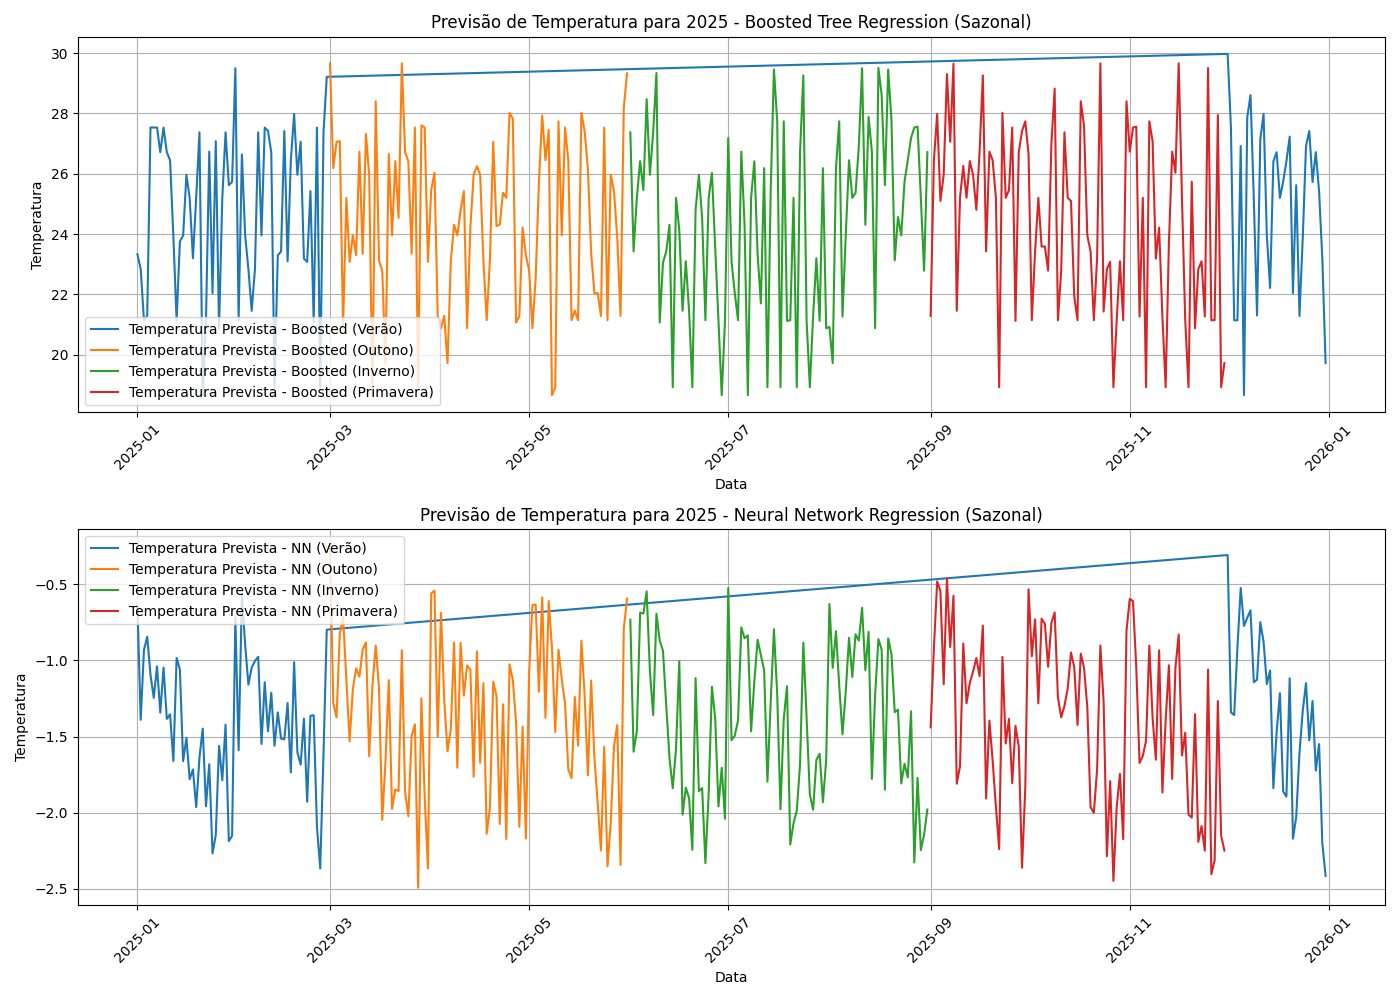

The script that drew this image:
import pandas as pd
import numpy as np
import matplotlib.pyplot as plt
from sklearn.model_selection import train_test_split
from sklearn.ensemble import GradientBoostingRegressor
from sklearn.neural_network import MLPRegressor
from sklearn.metrics import mean_squared_error

# Carregar os dados do arquivo Excel com dados de 2020 a 2024
df = pd.read_excel('dados.xlsx')

# Remover espaços em branco nos nomes das colunas
df.columns = df.columns.str.strip()

# Remover linhas com NaN nas colunas relevantes
df = df.dropna(subset=['Dia', 'Temperatura', 'Umidade', 'Velocidade do Vento'])

# Garantir que a coluna 'Dia' seja do tipo numérico
df['Dia'] = pd.to_numeric(df['Dia'], errors='coerce')

# Remover quaisquer NaN resultantes da conversão
df = df.dropna(subset=['Dia', 'Temperatura', 'Umidade', 'Velocidade do Vento'])

# Ler colunas 'Dia', 'Umidade', 'Velocidade do Vento' e 'Temperatura'
X = df[['Dia', 'Umidade', 'Velocidade do Vento']]  # Entradas
y = df['Temperatura']  # Saída

# Dividir os dados em conjuntos de treino e teste
X_train, X_test, y_train, y_test = train_test_split(X, y, test_size=0.2, random_state=42)

# 1. Criar o modelo de Boosted Tree Regression
boosted_model = GradientBoostingRegressor(n_estimators=100, learning_rate=0.1, max_depth=3, random_state=42)
boosted_model.fit(X_train, y_train)

# Fazer previsões com Boosted Tree Regression
y_pred_boosted = boosted_model.predict(X_test)

# Avaliar o modelo Boosted Tree (imprime o erro quadrático médio)
print("Boosted Tree Regression - MSE:", mean_squared_error(y_test, y_pred_boosted))

# 2. Criar o modelo de Neural Network Regression (MLP Regressor)
nn_model = MLPRegressor(hidden_layer_sizes=(100, 100), max_iter=1000, random_state=42)
nn_model.fit(X_train, y_train)

# Fazer previsões com Neural Network Regression
y_pred_nn = nn_model.predict(X_test)

# Avaliar o modelo Neural Network (imprime o erro quadrático médio)
print("Neural Network Regression - MSE:", mean_squared_error(y_test, y_pred_nn))

# Previsões para 2025 segmentado por estações do ano
datas_2025 = pd.date_range(start='2025-01-01', end='2025-12-31', freq='D')

# Função para identificar a estação do ano com base no mês
def estacao_do_ano(mes):
    if mes in [12, 1, 2]:
        return 'Verão'
    elif mes in [3, 4, 5]:
        return 'Outono'
    elif mes in [6, 7, 8]:
        return 'Inverno'
    elif mes in [9, 10, 11]:
        return 'Primavera'

# Criar um DataFrame para armazenar os dados de previsão para 2025
novos_dados = pd.DataFrame({
    'Dia': datas_2025.day,  # Extrair o dia do mês
    'Mes': datas_2025.month,
    'Umidade': np.random.randint(40, 100, size=len(datas_2025)),  # Simulando umidade
    'Velocidade do Vento': np.random.randint(0, 20, size=len(datas_2025))  # Simulando velocidade do vento
})

# Adicionar a estação do ano ao DataFrame
novos_dados['Estacao'] = novos_dados['Mes'].apply(estacao_do_ano)

# Fazer previsões para 2025 usando o modelo de Boosted Tree Regression
previsoes_boosted = boosted_model.predict(novos_dados[['Dia', 'Umidade', 'Velocidade do Vento']])

# Fazer previsões para 2025 usando o modelo de Neural Network Regression
previsoes_nn = nn_model.predict(novos_dados[['Dia', 'Umidade', 'Velocidade do Vento']])

# Adicionar as previsões ao DataFrame
novos_dados['Temperatura Prevista - Boosted'] = previsoes_boosted
novos_dados['Temperatura Prevista - NN'] = previsoes_nn

# Adicionar a coluna de data ao DataFrame
novos_dados['Data'] = datas_2025

# Exibir as previsões
print(novos_dados[['Data', 'Estacao', 'Temperatura Prevista - Boosted', 'Temperatura Prevista - NN', 'Umidade', 'Velocidade do Vento']])

# Salvar previsões em um arquivo Excel
novos_dados.to_excel('previsoes_temperatura_2025_refinado_sazonal.xlsx', index=False)

# Gerar gráficos das previsões para 2025 segmentado por estação

plt.figure(figsize=(14, 10))

# Gráfico de previsões com Boosted Tree segmentado por estação
plt.subplot(2, 1, 1)
for estacao in ['Verão', 'Outono', 'Inverno', 'Primavera']:
    plt.plot(novos_dados[novos_dados['Estacao'] == estacao]['Data'], 
             novos_dados[novos_dados['Estacao'] == estacao]['Temperatura Prevista - Boosted'], 
             label=f'Temperatura Prevista - Boosted ({estacao})')
plt.title('Previsão de Temperatura para 2025 - Boosted Tree Regression (Sazonal)')
plt.xlabel('Data')
plt.ylabel('Temperatura')
plt.xticks(rotation=45)
plt.grid()
plt.legend()

# Gráfico de previsões com Neural Network segmentado por estação
plt.subplot(2, 1, 2)
for estacao in ['Verão', 'Outono', 'Inverno', 'Primavera']:
    plt.plot(novos_dados[novos_dados['Estacao'] == estacao]['Data'], 
             novos_dados[novos_dados['Estacao'] == estacao]['Temperatura Prevista - NN'], 
             label=f'Temperatura Prevista - NN ({estacao})')
plt.title('Previsão de Temperatura para 2025 - Neural Network Regression (Sazonal)')
plt.xlabel('Data')
plt.ylabel('Temperatura')
plt.xticks(rotation=45)
plt.grid()
plt.legend()

plt.tight_layout()  # Ajusta o layout para não cortar os rótulos
plt.show()  # Mostra o gráfico
